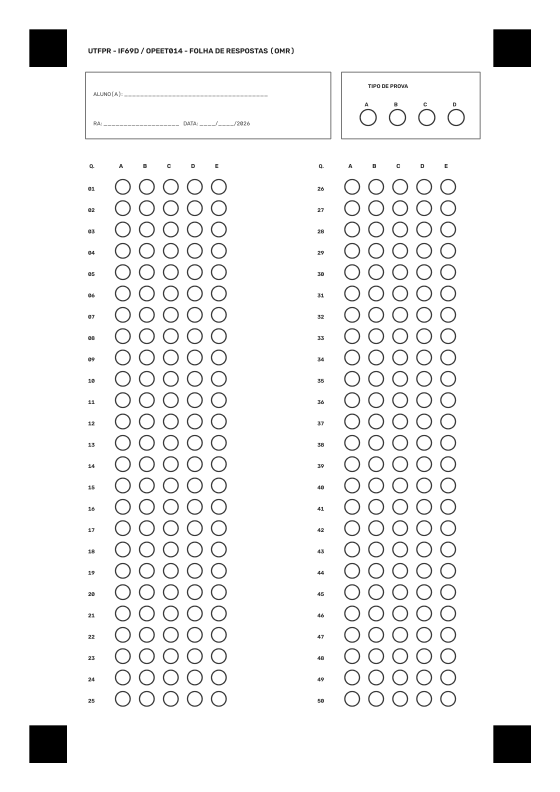
#> input picture data/templates/reference_sheet.png, 1680 x 2376 px (shown at 1/3 size); its folder holds only this picture in this run
$ python -i preprocess.py   (imports and definitions only)
#> lines starting #> are read from the running program, lines starting #| are printed output that depends on the picture; after the words box and inside, x2 and y2 are one past the last pixel; in counts of white or black regions, pixels touching at a corner belong together
#> further down, picture is the input picture: shape (2376, 1680, 3); min 0, max 255, mean 244.1
"""Stage 2 & 3: Image preprocessing, denoising, illumination normalization, and binarization.

Applies classical Digital Image Processing (PDI) operations taught in weeks 1, 3, 4, 5, and 9:
- Grayscale conversion (Week 1)
- Contrast & illumination normalization via morphological background estimation / division / CLAHE (Weeks 3 & 9)
- Spatial neighborhood filtering: Gaussian low-pass and Median filtering for salt-and-pepper noise (Weeks 4 & 5)
- Global automatic thresholding (Otsu) vs. local adaptive Gaussian thresholding (Week 9)
"""

from __future__ import annotations

from dataclasses import dataclass
from typing import Literal, Optional

import cv2
import numpy as np

DenoiseMethod = Literal["gaussian", "median", "bilateral", "none"]
BinarizeMethod = Literal["adaptive", "otsu"]


@dataclass(frozen=True)
class PreprocessConfig:
    """Configuration parameters for image preprocessing and binarization."""

    denoise_method: DenoiseMethod = "gaussian"
    gaussian_ksize: int = 5
    median_ksize: int = 5
    normalize_illumination: bool = True
    background_kernel_fraction: float = 0.045
    use_clahe: bool = False
    binarize_method: BinarizeMethod = "adaptive"
    adaptive_block_size: int = 75
    adaptive_c: int = 18
    morph_clean_ksize: int = 3


@dataclass
class PreprocessResult:
    """Intermediate and final images produced by the preprocessing stage."""

    gray: np.ndarray
    denoised: np.ndarray
    normalized: np.ndarray
    binary: np.ndarray
    otsu_threshold_value: Optional[float] = None


def to_grayscale(image: np.ndarray, chromatic_boost: bool = True) -> np.ndarray:
    """Converts a BGR/BGRA or grayscale image to 2D uint8 grayscale.

    When `chromatic_boost=True`, blends standard ITU-R BT.601 luminance with the minimum
    RGB channel `min(R, G, B)`. For achromatic paper/black ink (R ~ G ~ B), this is identical
    to standard grayscale; for colored ballpoint pens (blue, red, green ink), the minimum
    RGB channel is strongly depressed, boosting ink-to-paper contrast.
    """
#> called with chromatic_boost = True
    if image is None or image.size == 0:
        raise ValueError("Input image is empty or None.")
    if image.ndim == 2:
        return image.copy()
    if image.ndim == 3 and image.shape[2] == 4:
        bgr = cv2.cvtColor(image, cv2.COLOR_BGRA2BGR)
    elif image.ndim == 3 and image.shape[2] == 3:
        bgr = image
    else:
        raise ValueError(f"Unsupported image shape: {image.shape}")

    luma = cv2.cvtColor(bgr, cv2.COLOR_BGR2GRAY)
    if not chromatic_boost:
        return luma

    min_ch = np.min(bgr, axis=2)
    blended = ((luma.astype(np.uint16) + min_ch.astype(np.uint16)) // 2).astype(np.uint8)
    return blended


def apply_denoising(
    gray: np.ndarray,
    method: DenoiseMethod = "gaussian",
    gaussian_ksize: int = 5,
    median_ksize: int = 5,
) -> np.ndarray:
    """Applies spatial neighborhood smoothing to attenuate sensor and salt-and-pepper noise."""
#> called with method = 'gaussian', gaussian_ksize = 5, median_ksize = 5
    if method == "none":
        return gray.copy()
    if method == "gaussian":
        k = gaussian_ksize if gaussian_ksize % 2 == 1 else gaussian_ksize + 1
        return cv2.GaussianBlur(gray, (k, k), 0)
    if method == "median":
        k = median_ksize if median_ksize % 2 == 1 else median_ksize + 1
        return cv2.medianBlur(gray, k)
    if method == "bilateral":
        return cv2.bilateralFilter(gray, d=7, sigmaColor=50, sigmaSpace=50)
    raise ValueError(f"Unknown denoise_method: {method}")


def normalize_illumination_background(
    gray: np.ndarray,
    kernel_fraction: float = 0.095,
    use_clahe: bool = False,
) -> np.ndarray:
    """Normalizes uneven lighting and shadows using multi-scale morphological background division.

    Estimates the slowly-varying bright paper background via morphological closing with a
    structuring element larger than the 112x112 fiducial markers (computed at 1/4 spatial scale
    for O(1) speed and smoothness), then divides the image by the background estimate to
    flatten illumination gradients while keeping solid fiducial markers intact.
    """
#> called with kernel_fraction = 0.045, use_clahe = False
    h, w = gray.shape[:2]
#> h = 2376; w = 1680
    scale = 0.25
    small_w = max(32, int(round(w * scale)))
#> small_w = 420
    small_h = max(32, int(round(h * scale)))
#> small_h = 594
    small = cv2.resize(gray, (small_w, small_h), interpolation=cv2.INTER_AREA)
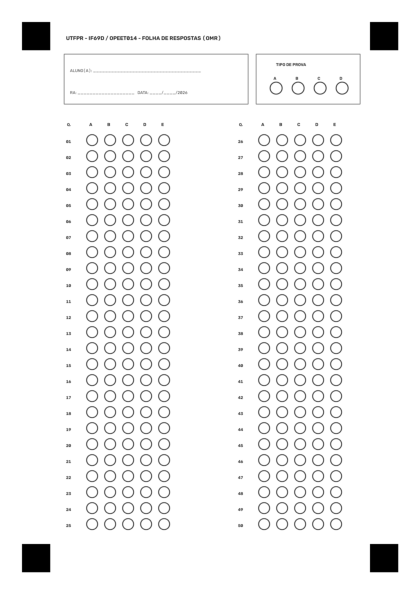
#> small: shape (594, 420); min 0, max 255, mean 244.1

    min_dim_small = min(small_h, small_w)
#> min_dim_small = 420
    ksize = max(15, int(round(min_dim_small * kernel_fraction)))
#> ksize = 19
    if ksize % 2 == 0:
        ksize += 1

    kernel = cv2.getStructuringElement(cv2.MORPH_ELLIPSE, (ksize, ksize))
    bg_small = cv2.morphologyEx(small, cv2.MORPH_CLOSE, kernel)
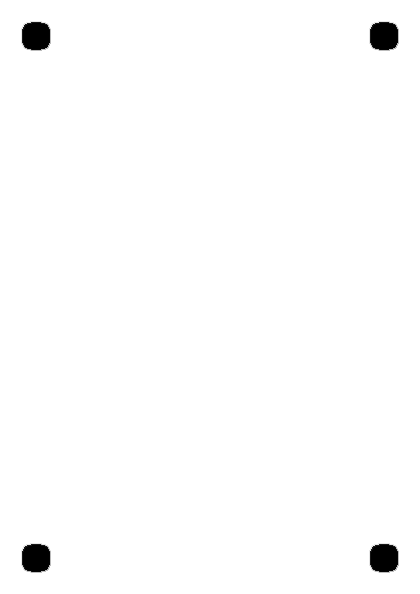
#> bg_small: shape (594, 420); min 0, max 255, mean 252.1
    bg_small = cv2.GaussianBlur(bg_small, (0, 0), sigmaX=max(2.0, ksize * 0.25))
    background = cv2.resize(bg_small, (w, h), interpolation=cv2.INTER_CUBIC)

    # Ensure background estimate is at least a safe floor to prevent amplifying dark borders
    background = np.maximum(background, 40)

    # Division normalization: (gray / background) * 255
    normalized = cv2.divide(gray, background, scale=255)

    if use_clahe:
        clahe = cv2.createCLAHE(clipLimit=2.0, tileGridSize=(8, 8))
        normalized = clahe.apply(normalized)

    return normalized


def binarize_image(
    gray: np.ndarray,
    method: BinarizeMethod = "adaptive",
    adaptive_block_size: int = 35,
    adaptive_c: int = 15,
    morph_clean_ksize: int = 0,
) -> tuple[np.ndarray, Optional[float]]:
    """Binarizes a grayscale image so that dark ink/marks become foreground (255) and paper becomes 0.

    Returns:
        Tuple `(binary_image, otsu_threshold_value)`.
    """
#> called with method = 'adaptive', adaptive_block_size = 75, adaptive_c = 18, morph_clean_ksize = 3
    otsu_val: Optional[float] = None
    if method == "otsu":
        otsu_t, binary = cv2.threshold(
            gray, 0, 255, cv2.THRESH_BINARY_INV + cv2.THRESH_OTSU
        )
        otsu_val = float(otsu_t)
    elif method == "adaptive":
        block = adaptive_block_size if adaptive_block_size % 2 == 1 else adaptive_block_size + 1
        block = max(11, block)
        binary = cv2.adaptiveThreshold(
            gray,
            255,
            cv2.ADAPTIVE_THRESH_GAUSSIAN_C,
            cv2.THRESH_BINARY_INV,
            blockSize=block,
            C=adaptive_c,
        )
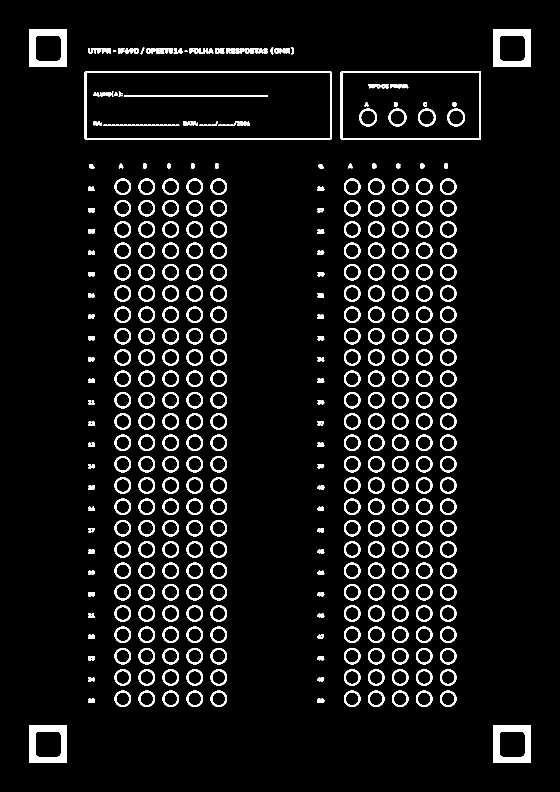
#> binary: shape (2376, 1680) (shown at 1/3 size); 6.4% white; 386 white regions (4 under 20 px), largest, box (x1, y1, x2, y2) and area: (254, 214, 995, 419) 9348, (88, 88, 201, 201) 6683, (1480, 88, 1593, 201) 6683
    else:
        raise ValueError(f"Unknown binarize_method: {method}")

    if morph_clean_ksize and morph_clean_ksize >= 2:
        kernel = cv2.getStructuringElement(
            cv2.MORPH_ELLIPSE, (morph_clean_ksize, morph_clean_ksize)
        )
        binary = cv2.morphologyEx(binary, cv2.MORPH_OPEN, kernel)
#> binary: shape (2376, 1680); 6.4% white; 386 white regions (4 under 20 px), largest, box (x1, y1, x2, y2) and area: (254, 214, 995, 419) 9348, (88, 88, 201, 201) 6679, (1480, 88, 1593, 201) 6679

    return binary, otsu_val


def preprocess_image(
    image: np.ndarray,
    config: Optional[PreprocessConfig] = None,
) -> PreprocessResult:
    """Executes the full preprocessing pipeline: grayscale -> denoise -> illumination normalization -> binarize."""
    if config is None:
        config = PreprocessConfig()

    gray = to_grayscale(image)
    denoised = apply_denoising(
        gray,
        method=config.denoise_method,
        gaussian_ksize=config.gaussian_ksize,
        median_ksize=config.median_ksize,
    )

    if config.normalize_illumination:
        normalized = normalize_illumination_background(
            denoised,
            kernel_fraction=config.background_kernel_fraction,
            use_clahe=config.use_clahe,
        )
    else:
        normalized = denoised.copy()

    # For global Otsu, normalized or denoised can be used; when comparing Otsu vs Adaptive
    # under uneven illumination, Otsu on the un-flattened denoised image highlights Otsu's
    # classic global-threshold limitation, whereas Adaptive handles local gradients directly.
    target_for_bin = denoised if (config.binarize_method == "otsu" and not config.normalize_illumination) else normalized

    binary, otsu_val = binarize_image(
        target_for_bin,
        method=config.binarize_method,
        adaptive_block_size=config.adaptive_block_size,
        adaptive_c=config.adaptive_c,
        morph_clean_ksize=config.morph_clean_ksize,
    )

    return PreprocessResult(
        gray=gray,
        denoised=denoised,
        normalized=normalized,
        binary=binary,
        otsu_threshold_value=otsu_val,
    )

>>> import cv2
>>> picture = cv2.imread('../../data/templates/reference_sheet.png')
>>> result = preprocess_image(picture)
